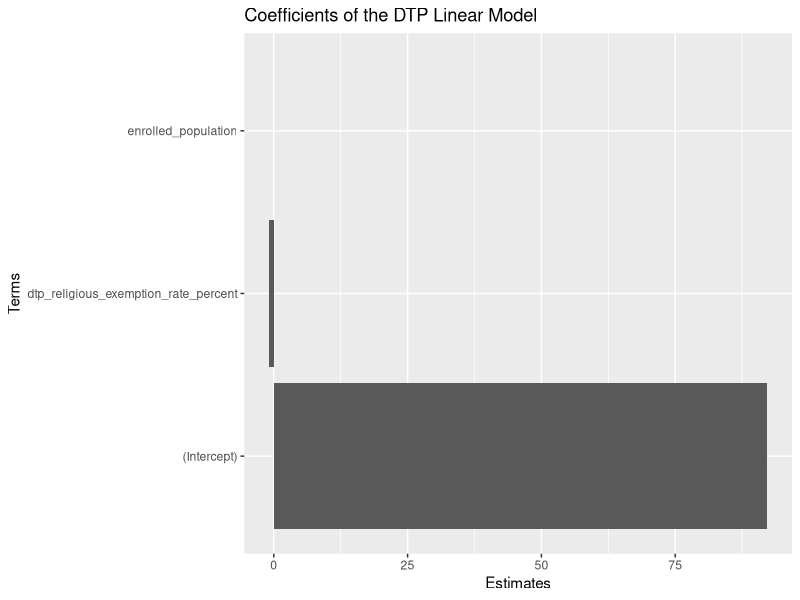
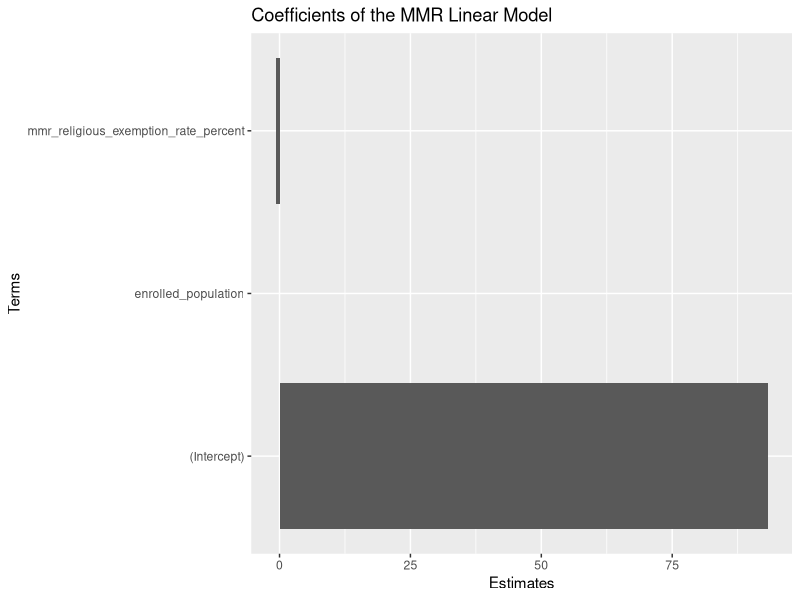

R code for these plots, in order: (Note: this script raises an error after producing the figures.)
#### Preamble ####
# Purpose: Models immunization dataset.
# Author: Ruoxian Wu
# Date: 22 Januarry 2024
# Contact: scarletruoxian.wu@utoronto.ca
# Pre-requisites: 
#install.packages("tidyverse")
#install.packages("broom")
#install.packages("ggplot2")




#### Workspace setup ####
library(tidyverse)
library(ggplot2)
library(broom)

#### Read data ####
analysis_data <- read_csv("outputs/data/analysis_data.csv")
analysis_data



### Model data ####
dtp_lm <- lm(dtp_coverage_rate_percent ~ enrolled_population + 
     dtp_religious_exemption_rate_percent,
   data = analysis_data)
dtp_lm

mmr_lm <- lm(mmr_coverage_rate_percent ~ enrolled_population + 
     mmr_religious_exemption_rate_percent,
   data = analysis_data)
mmr_lm


dtp_coefs <- tidy(dtp_lm)
mmr_coefs <- tidy(mmr_lm)

# Plotting the coefficients for dtp_lm
ggplot(dtp_coefs, aes(x = term, y = estimate)) +
  geom_col() +
  coord_flip() +
  labs(title = "Coefficients of the DTP Linear Model",
       x = "Terms",
       y = "Estimates")

# Plotting the coefficients for mmr_lm
ggplot(mmr_coefs, aes(x = term, y = estimate)) +
  geom_col() +
  coord_flip() +
  labs(title = "Coefficients of the MMR Linear Model",
       x = "Terms",
       y = "Estimates")

#### Save model ####
saveRDS(
  first_model,
  file = "outputs/models/first_model.rds"
)


